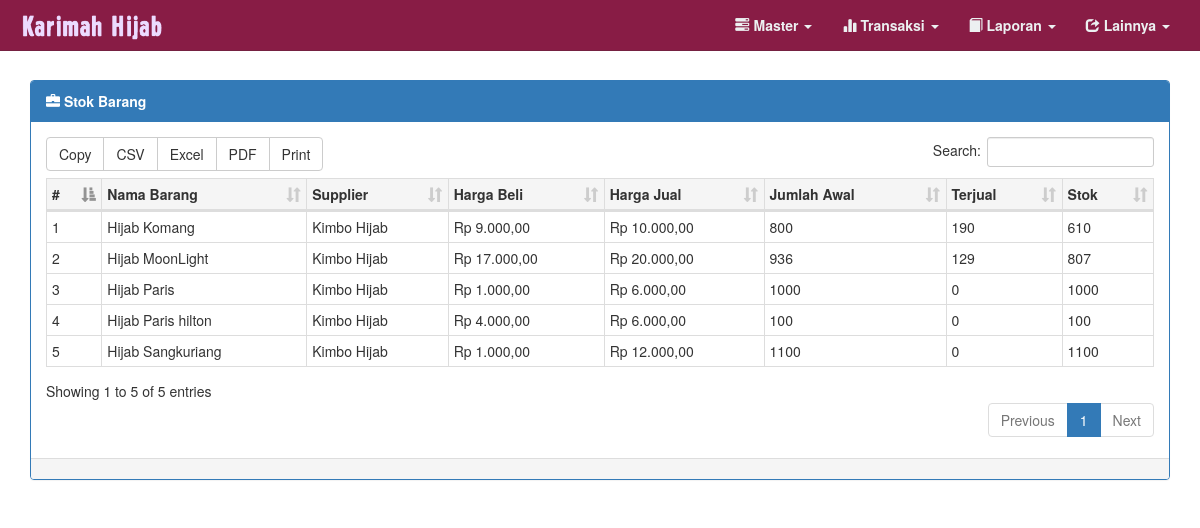
Page /admin/lap_persediaan.php (signed in) on the committed database.
### tables this page shows
CREATE TABLE IF NOT EXISTS `barang` (
`kd_barang` int(100) NOT NULL,
  `nama_barang` varchar(100) NOT NULL,
  `model` varchar(100) NOT NULL,
  `id_supplier` int(11) NOT NULL,
  `harga_beli` int(100) NOT NULL,
  `harga_jual` int(100) NOT NULL
);

CREATE TABLE IF NOT EXISTS `supplier` (
`id_supplier` int(11) NOT NULL,
  `nama_supplier` varchar(100) NOT NULL,
  `alamat` text NOT NULL,
  `no_tlp` char(14) NOT NULL
);

### assets/fungsi_rupiah.php (called while the page is built, shortened)
<?php
function Rp($angka){
    $tara = "Rp " . number_format($angka,2,',','.');
return $tara;
}
?>

### admin/lap_persediaan.php (the view, shortened to what this page needs)
<?php
include 'nav_admin/header.php';
include '../koneksi.php';
include '../assets/fungsi_rupiah.php';
$query ="SELECT
    b.kd_barang,
    b.nama_barang,
    b.harga_jual,
    b.harga_beli,
    s.nama_supplier,
    IF(SUM(dp.jumlah) IS NULL,0,SUM(dp.jumlah)) as jml_beli,
    IF(SUM(dp2.jumlah) IS NULL,0,SUM(dp2.jumlah)) as jml_jual,
    ((IF(SUM(dp.jumlah) IS NULL,0,SUM(dp.jumlah))) - (IF(SUM(dp2.jumlah) IS NULL,0,SUM(dp2.jumlah)))) as stok
FROM `barang` b
LEFT JOIN supplier s ON b.id_supplier=s.id_supplier
LEFT JOIN det_pembelian dp ON dp.kd_barang=b.kd_barang
LEFT JOIN det_penjualan dp2 ON dp2.kd_barang=b.kd_barang
GROUP BY b.kd_barang
ORDER BY `nama_barang` ASC";
$result = mysqli_query($koneksi, $query);
?>
<link rel="stylesheet" href="../css/buttons.dataTables.min.css">
<div class="container">
<div class="panel panel-primary">
  <div class="panel-heading"><strong><span class="glyphicon glyphicon-briefcase"></span> Stok Barang</strong></div>
      <div class="panel-body">
        <table class="table table-bordered table-condensed " id="mydata">
                <thead>
                <tr class="active">
                       <th>#</th>
                       <th>Nama Barang</th>
                       <th>Supplier</th>
                       <th>Harga Beli</th>
                       <th>Harga Jual</th>
                       <th>Jumlah Awal</th>
                       <th>Terjual</th>
                       <th>Stok</th>
                   </tr>
                    </thead>
                   <?php
                      $no = 1;
                          while($row = mysqli_fetch_array($result))
                          {
                               echo '
                               <tr>
                                  <td>'.$no++.'</td>
                                    <td>'.$row["nama_barang"].'</td>
                                    <td>'.$row["nama_supplier"].'</td>
                                    <td>'. Rp($row["harga_beli"]).'</td>
                                    <td>'. Rp($row["harga_jual"]).'</td>
                                    <td>'.$row["jml_beli"].'</td>
                                    <td>'.$row["jml_jual"].'</td>
                                    <td>'.$row["stok"].'</td>
                               </tr>
                               ';
                          }
                          ?>
            </table>
          </div>
          <div class="panel-footer">
  </div>
        </div>
    </div>
<?php include 'nav_admin/footer.php'; ?>

### admin/nav_admin/header.php (style rules this page uses)
body { margin-top: 80px; margin-bottom: 100px; }

### rows in the picture
barang: nama_barang "Hijab Komang", id_supplier.nama_supplier "Kimbo Hijab", harga_beli "Rp 9.000,00", harga_jual "Rp 10.000,00", jml_beli "800", jml_jual "190", stok "610"
barang: nama_barang "Hijab MoonLight", id_supplier.nama_supplier "Kimbo Hijab", harga_beli "Rp 17.000,00", harga_jual "Rp 20.000,00", jml_beli "936", jml_jual "129", stok "807"
barang: nama_barang "Hijab Paris", id_supplier.nama_supplier "Kimbo Hijab", harga_beli "Rp 1.000,00", harga_jual "Rp 6.000,00", jml_beli "1000", jml_jual "0", stok "1000"
barang: nama_barang "Hijab Paris hilton", id_supplier.nama_supplier "Kimbo Hijab", harga_beli "Rp 4.000,00", harga_jual "Rp 6.000,00", jml_beli "100", jml_jual "0", stok "100"
barang: nama_barang "Hijab Sangkuriang", id_supplier.nama_supplier "Kimbo Hijab", harga_beli "Rp 1.000,00", harga_jual "Rp 12.000,00", jml_beli "1100", jml_jual "0", stok "1100"
